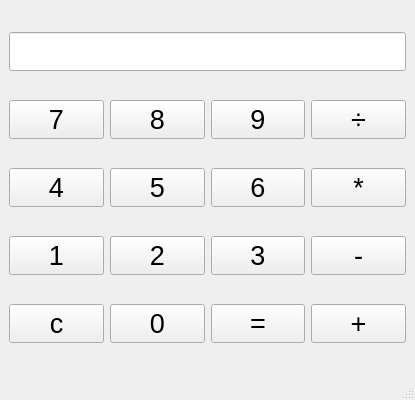
<?xml version="1.0" encoding="UTF-8"?>
<ui version="4.0">
 <class>MainWindow</class>
 <widget class="QMainWindow" name="MainWindow">
  <property name="geometry">
   <rect>
    <x>0</x>
    <y>0</y>
    <width>415</width>
    <height>400</height>
   </rect>
  </property>
  <property name="minimumSize">
   <size>
    <width>415</width>
    <height>400</height>
   </size>
  </property>
  <property name="maximumSize">
   <size>
    <width>415</width>
    <height>400</height>
   </size>
  </property>
  <property name="windowTitle">
   <string>Calculator</string>
  </property>
  <widget class="QWidget" name="centralwidget">
   <layout class="QGridLayout" name="gridLayout">
    <item row="0" column="0" colspan="4">
     <widget class="QLineEdit" name="output">
      <property name="font">
       <font>
        <pointsize>20</pointsize>
       </font>
      </property>
     </widget>
    </item>
    <item row="1" column="0">
     <widget class="QPushButton" name="Button_7">
      <property name="font">
       <font>
        <pointsize>20</pointsize>
        <weight>50</weight>
        <bold>false</bold>
        <strikeout>false</strikeout>
        <kerning>false</kerning>
       </font>
      </property>
      <property name="text">
       <string>7</string>
      </property>
     </widget>
    </item>
    <item row="1" column="1">
     <widget class="QPushButton" name="Button_8">
      <property name="font">
       <font>
        <pointsize>20</pointsize>
        <weight>50</weight>
        <bold>false</bold>
        <strikeout>false</strikeout>
        <kerning>false</kerning>
       </font>
      </property>
      <property name="text">
       <string>8</string>
      </property>
     </widget>
    </item>
    <item row="1" column="2">
     <widget class="QPushButton" name="Button_9">
      <property name="font">
       <font>
        <pointsize>20</pointsize>
        <weight>50</weight>
        <bold>false</bold>
        <strikeout>false</strikeout>
        <kerning>false</kerning>
       </font>
      </property>
      <property name="text">
       <string>9</string>
      </property>
     </widget>
    </item>
    <item row="1" column="3">
     <widget class="QPushButton" name="Button_divide">
      <property name="font">
       <font>
        <pointsize>20</pointsize>
        <weight>50</weight>
        <bold>false</bold>
        <strikeout>false</strikeout>
        <kerning>false</kerning>
       </font>
      </property>
      <property name="text">
       <string>÷</string>
      </property>
     </widget>
    </item>
    <item row="2" column="0">
     <widget class="QPushButton" name="Button_4">
      <property name="font">
       <font>
        <pointsize>20</pointsize>
        <weight>50</weight>
        <bold>false</bold>
        <strikeout>false</strikeout>
        <kerning>false</kerning>
       </font>
      </property>
      <property name="text">
       <string>4</string>
      </property>
     </widget>
    </item>
    <item row="2" column="1">
     <widget class="QPushButton" name="Button_5">
      <property name="font">
       <font>
        <pointsize>20</pointsize>
        <weight>50</weight>
        <bold>false</bold>
        <strikeout>false</strikeout>
        <kerning>false</kerning>
       </font>
      </property>
      <property name="text">
       <string>5</string>
      </property>
     </widget>
    </item>
    <item row="2" column="2">
     <widget class="QPushButton" name="Button_6">
      <property name="font">
       <font>
        <pointsize>20</pointsize>
        <weight>50</weight>
        <bold>false</bold>
        <strikeout>false</strikeout>
        <kerning>false</kerning>
       </font>
      </property>
      <property name="text">
       <string>6</string>
      </property>
     </widget>
    </item>
    <item row="2" column="3">
     <widget class="QPushButton" name="Button_multiply">
      <property name="font">
       <font>
        <pointsize>20</pointsize>
        <weight>50</weight>
        <bold>false</bold>
        <strikeout>false</strikeout>
        <kerning>false</kerning>
       </font>
      </property>
      <property name="text">
       <string>*</string>
      </property>
     </widget>
    </item>
    <item row="3" column="0">
     <widget class="QPushButton" name="Button_1">
      <property name="font">
       <font>
        <pointsize>20</pointsize>
        <weight>50</weight>
        <bold>false</bold>
        <strikeout>false</strikeout>
        <kerning>false</kerning>
       </font>
      </property>
      <property name="text">
       <string>1</string>
      </property>
     </widget>
    </item>
    <item row="3" column="1">
     <widget class="QPushButton" name="Button_2">
      <property name="font">
       <font>
        <pointsize>20</pointsize>
        <weight>50</weight>
        <bold>false</bold>
        <strikeout>false</strikeout>
        <kerning>false</kerning>
       </font>
      </property>
      <property name="text">
       <string>2</string>
      </property>
     </widget>
    </item>
    <item row="3" column="2">
     <widget class="QPushButton" name="Button_3">
      <property name="font">
       <font>
        <pointsize>20</pointsize>
        <weight>50</weight>
        <bold>false</bold>
        <strikeout>false</strikeout>
        <kerning>false</kerning>
       </font>
      </property>
      <property name="text">
       <string>3</string>
      </property>
     </widget>
    </item>
    <item row="3" column="3">
     <widget class="QPushButton" name="Button_subtract">
      <property name="font">
       <font>
        <pointsize>20</pointsize>
        <weight>50</weight>
        <bold>false</bold>
        <strikeout>false</strikeout>
        <kerning>false</kerning>
       </font>
      </property>
      <property name="text">
       <string>-</string>
      </property>
     </widget>
    </item>
    <item row="4" column="0">
     <widget class="QPushButton" name="Button_clear">
      <property name="font">
       <font>
        <pointsize>20</pointsize>
        <weight>50</weight>
        <bold>false</bold>
        <strikeout>false</strikeout>
        <kerning>false</kerning>
       </font>
      </property>
      <property name="text">
       <string>c</string>
      </property>
     </widget>
    </item>
    <item row="4" column="1">
     <widget class="QPushButton" name="Button_0">
      <property name="font">
       <font>
        <pointsize>20</pointsize>
        <weight>50</weight>
        <bold>false</bold>
        <strikeout>false</strikeout>
        <kerning>false</kerning>
       </font>
      </property>
      <property name="text">
       <string>0</string>
      </property>
     </widget>
    </item>
    <item row="4" column="2">
     <widget class="QPushButton" name="Button_equals">
      <property name="font">
       <font>
        <pointsize>20</pointsize>
        <weight>50</weight>
        <bold>false</bold>
        <strikeout>false</strikeout>
        <kerning>false</kerning>
       </font>
      </property>
      <property name="text">
       <string>=</string>
      </property>
     </widget>
    </item>
    <item row="4" column="3">
     <widget class="QPushButton" name="Button_add">
      <property name="font">
       <font>
        <pointsize>20</pointsize>
        <weight>50</weight>
        <bold>false</bold>
        <strikeout>false</strikeout>
        <kerning>false</kerning>
       </font>
      </property>
      <property name="text">
       <string>+</string>
      </property>
     </widget>
    </item>
   </layout>
  </widget>
  <widget class="QStatusBar" name="statusbar"/>
 </widget>
 <resources/>
 <connections/>
</ui>
